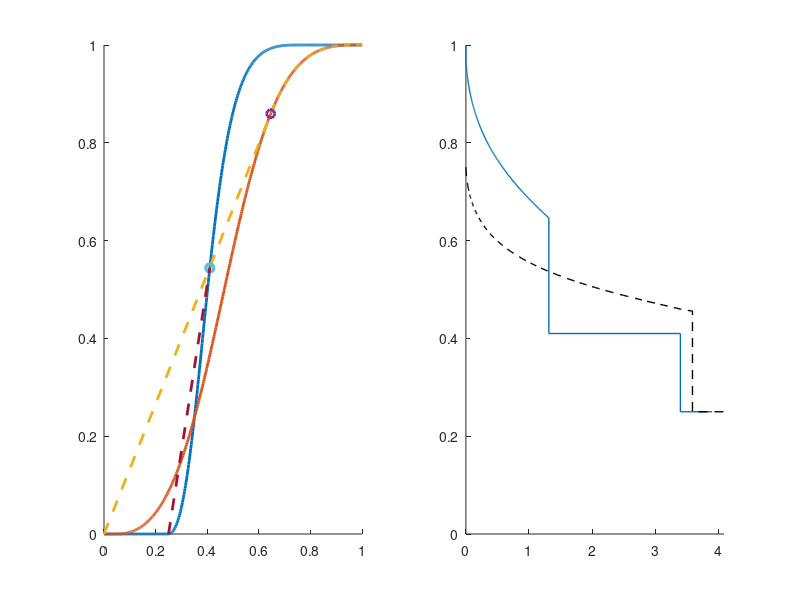

Write MATLAB code to recreate this figure.
%% Illustrate Riemann solutions for continuous displacement
% This script shows the graphical construction of the Riemann solution for
% a setup in which either a diluted polymer solution or a surfactant is
% continuously injected into a reservoir filled with oil and water at
% connate saturation. In the polymer-flooding case, polymer and water are
% assumed to be fully mixing (i.e., we set w=1 in the Todd-Longstaff mixing
% model).
%
% The script has several adjustable parameters. To produce the polymer
% figure from the MRST book chapter with full mixing and no adsorption, set
% polymer to true and ads=0. For the polymer figure with adsorption, you
% should set ads=0.6 and rerun all sections of this script except for the
% last one.
polymer = false;

%% Compute and plot the fractional flow curve for the right and left states
if polymer
    [swr, sor, ads] = deal(0.2,0.8,0);
    % [swr, swor, ads] = deal(0.2,0.8,0.6);
    [nw,no,M] = deal(2,3,5);
    s  = linspace(0,1,501);
    sm = (min(max(s,swr),sor)-swr)/(sor-swr);
    fw = sm.^nw./(sm.^nw + (1-sm).^no);
    fp = sm.^nw./(sm.^nw + M*(1-sm).^no);
else
    [swr, sor, ads] = deal(0.25,0.75,0);
    % [nw,no,M] = deal(2,3,1);
    [nw,no,M] = deal(2,2.5,0.225);
    [swrs,sors,Msf] = deal(.05,.975,4);
    s  = linspace(0,1,501);
    sm = (min(max(s,swr),sor)-swr)/(sor-swr);
    fw = sm.^nw./(sm.^nw + M*(1-sm).^no);
    sm = (min(max(s,swrs),sors)-swrs)/(sors - swrs);
    fp = sm.^nw./(sm.^nw + Msf*M*1*(1-sm).^no);
    %load ff-sft2.mat;
    %[s, fw, fp] = deal(sW', fw', fs');
end
subplot(1,2,1),cla,hold all
plot(s,fw,'-','LineWidth',2);
plot(s,fp,'-','LineWidth',2);

%% Find envelope for polymer curve
i3 = find(fp(2:end)./(s(2:end)+ads)-diff(fp)./diff(s)>0,1);
plot([-ads s(i3:end)],fp([1 i3:end]),'--','LineWidth',2);
plot(s(i3),fp(i3),'o','LineWidth',2);

%% Find intersection of this envelope and the pure water curve
i2 = find(min(fp(i3)/(s(i3)+ads).*(s(2:end)+ads),1)<fw(2:end),1);
plot(s(i2),fw(i2),'o','LineWidth',2);

%% Find envelope for pure water curve
i0 = find(s<swr,1,'last')+1;
flag = fw(i0:i2)./(s(i0:i2)-swr)>diff(fw(i0:i2+1))./diff(s(i0:i2+1));
i1 = min(find(flag)+i0,i2);
if isempty(i1), i1=i2; end
plot(s(i1(1)),fw(i1(1)),'o','LineWidth',2)
plot(s([i0 i1:i2]),fw([i0 i1:i2]),'--','LineWidth',2)

%% Plot self-similar solution
subplot(1,2,2)
hold all
xi = fliplr(diff(fp(i3:end))./diff(s(i3:end)));
ss = fliplr(s(i3:end-1));
df = fliplr(diff(fw([i0 i1:i2]))./diff(s([i0 i1:i2])));
ds = fliplr(s(i1:i2));
xi = [xi([1:end end]), df];
ss = [ss, ds([1 1:end])];
xi = [xi([1:end end]), max(xi)+.5];
ss = [ss, s(i0), swr];
if polymer
    plot(xi(ss<=sor),ss(ss<=sor),'-','LineWidth',2);
else
    plot(xi,ss,'-','LineWidth',1);
end
axis tight, set(gca,'Ylim',[0 1]);

%% Plot solution without polymer
flag = fw(i0:end)./(s(i0:end)-swr)-eps> ...
    diff(fw([i0:end end]))./diff(s([i0:end end]));
iw  = min(find(flag,1,'first')+i0,numel(fw));
xiw = fliplr(diff(fw([i0 iw:end]))./diff(s([i0 iw:end])));
ssw = s(end:-1:iw);
xiw = [xiw xiw(end) max(xiw)+.5];
ssw = [ssw, swr swr];
plot(xiw(ssw<=sor),ssw(ssw<=sor),'--k','LineWidth',1);
%end